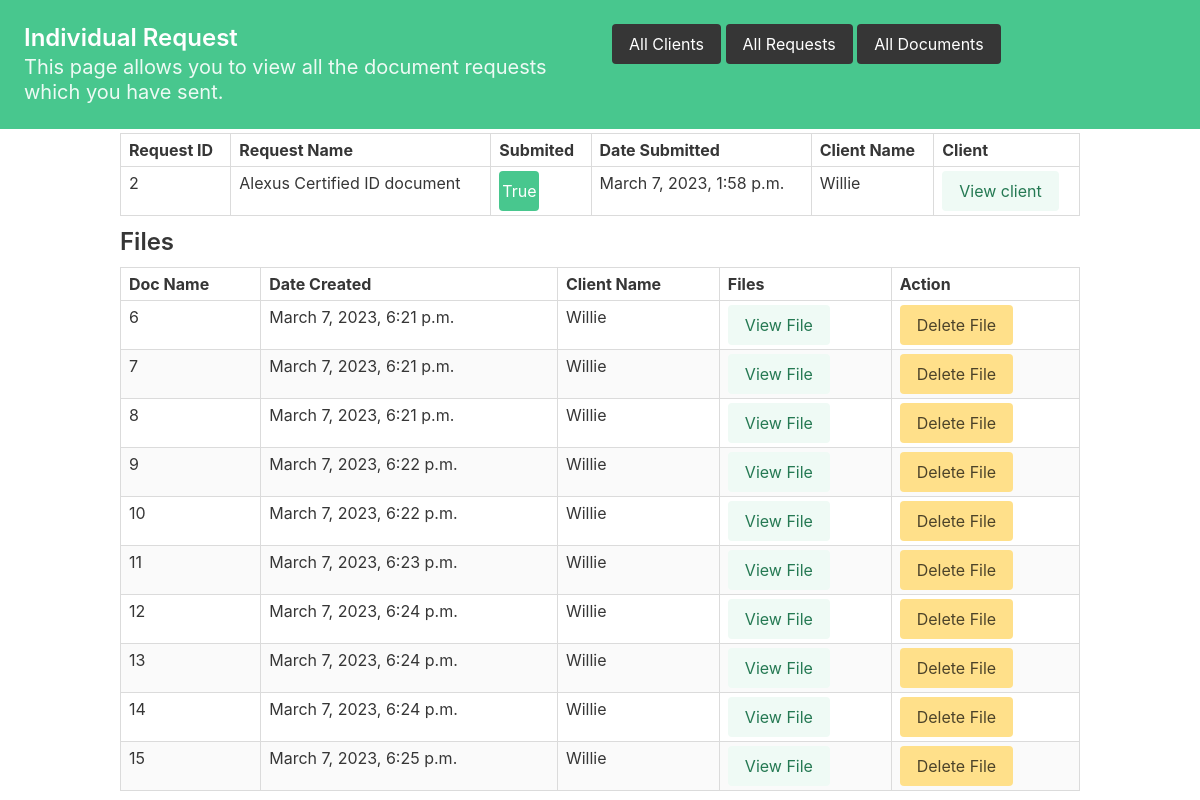
Page /request/2/ on the earlier database version.
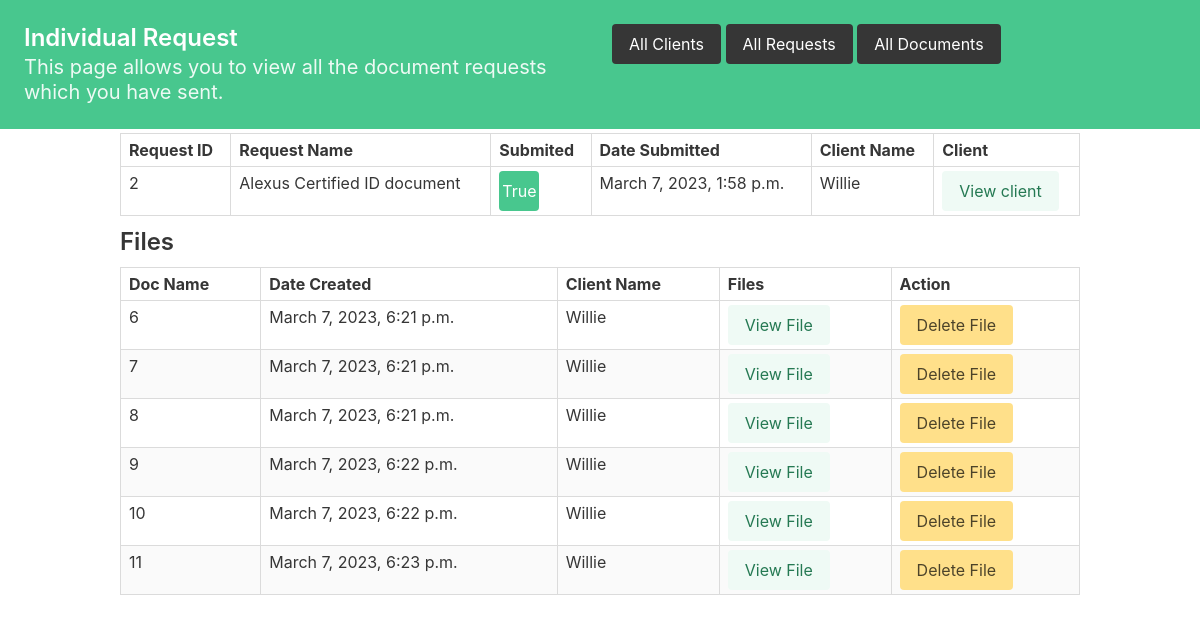
Same page on the later database version.
### managers/models.py (models this page shows, shortened)
class Request(models.Model):
    name = models.CharField(max_length=50, blank=False, null=False)
    submitted = models.BooleanField(default=False, blank=False)
    date_submitted = models.DateTimeField(auto_created=True, blank=False)
    client = models.ForeignKey(
        Client, on_delete=models.CASCADE, related_name='requests')

class Client(models.Model):
    name = models.CharField(max_length=50, blank=False, null=False)
    surname = models.CharField(max_length=50, blank=False, null=False)
    email = models.EmailField(
        max_length=50, blank=True, null=True, unique=True)

class Document(models.Model):
    name = models.CharField(max_length=50, blank=False, null=False)
    date = models.DateTimeField(auto_created=True, blank=False)
    document = models.FileField(
        upload_to='./managers/files', blank=False, null=False)
    request = models.ForeignKey(
        Request, on_delete=models.CASCADE, default=1, related_name='documents')
    client = models.ForeignKey(
        Client, on_delete=models.CASCADE, related_name='documents')

### managers/views.py (the view)
# urls.py: re_path(r'^request/(?P<request_id>\d+)/$', request_view,
def request_view(request, request_id):
    request_id = get_object_or_404(Request, pk=request_id)
    request_id = request_id.id
    requests = Request.objects.filter(id=request_id)
    for request_object in requests:
        documents = request_object.documents.all()
    return render(request, 'request_view.html', {"requests": requests, "documents": documents})

### templates/requests/request_view.html (shortened to what this page needs)
<!DOCTYPE html>
<html lang="en">
  <head>
    <link rel="stylesheet" href="https://cdn.jsdelivr.net/npm/bulma@0.9.3/css/bulma.min.css" />
  </head>
  <body>
    <section class="hero is-small is-success mb-4">
      <div class="hero-body columns">
        <div class="column iis-three-quarters is-vcentered">
          <h1 class="title is-4">Individual Request</h1>
          <p class="subtitle is-5">This page allows you to view all the document requests which you have sent.</p>
        </div>
        <div class="column is-vcentered is-right">
          <button class="button small is-dark"><a href="{% url 'clients' %}">All Clients</a></button>
          <button class="button small is-dark"><a href="{% url 'requests' %}">All Requests</a></button>
          <button class="button small is-dark"><a href="{% url 'documents' %}">All Documents</a></button>
        </div>
      </div>
    </section>
    <div class="columns">
      <div class="container iis-is-four-fifths">
        <table class="table is-bordered is-striped is-narrow is-hoverable is-fullwidth">
          <thead>
            <tr>
              <th>Request ID</th>
              <th>Request Name</th>
              <th>Submited</th>
              <th>Date Submitted</th>
              <th>Client Name</th>
              <th>Client</th>
            </tr>
          </thead>
          <tbody>
            {% for request in requests%}
            <tr>
              <td>{{request.id}}</td>
              <td>{{request.name}}</td>
              <td>
                {% if request%}
                <button class="button is-success">
                  <span class="icon is-small"> True </span>
                </button>
                {%else %}
                <button class="button is-warning">
                  <span class="icon is-small"> False </span>
                </button>
                {% endif %}
              </td>
              <td>{{request.date_submitted}}</td>
              <td>{{request.client.name}}</td>
              <td>
                <form action="{% url 'client_view' %}" method="POST">
                  <button class="button is-success is-light small" name="client_id" value="{{request.client.id}}">View client</button>
                </form>
              </td>
            </tr>
            {% endfor%}
          </tbody>
        </table>
      </div>
    </div>
    <div class="block is-full">
      <div class="container">
        <h1 class="title is-4">Files</h1>
      </div>
    </div>
    <div class="columns">
      <div class="container iis-is-four-fifths">
        <table class="table is-bordered is-striped is-narrow is-hoverable is-fullwidth" id="list_Table">
          <thead>
            <tr>
              <th>Doc Name</th>
              <th>Date Created</th>
              <th>Client Name</th>
              <th>Files</th>
              <th>Action</th>
            </tr>
          </thead>
          <tbody>
            {% for document in documents%}
            <tr>
              <td>{{document.id}}</td>
              <td>{{document.date}}</td>
              <td>{{document.client.name}}</td>
              <td>
                <form action="{% url 'show_file' %}" target="_blank" method="POST">
                  <button class="button is-success is-light small" type="submit" name="name" value="{{document.document}}">View File</button>
                </form>
              </td>
              <td>
                <form action="{% url 'client_view_doc' %}" method="POST">
                  <button class="button is-info is-warning small" type="submit" name="delete_id" value="{{document.id}}">Delete File</button>
                </form>
              </td>
            </tr>
            {% endfor%}
          </tbody>
        </table>
      </div>
    </div>
  </body>
</html>

Differences in the rows shown:
removed Document: id "12", date "March 7, 2023, 6:24 p.m.", client.name "Willie"
removed Document: id "13", date "March 7, 2023, 6:24 p.m.", client.name "Willie"
removed Document: id "14", date "March 7, 2023, 6:24 p.m.", client.name "Willie"
removed Document: id "15", date "March 7, 2023, 6:25 p.m.", client.name "Willie"
